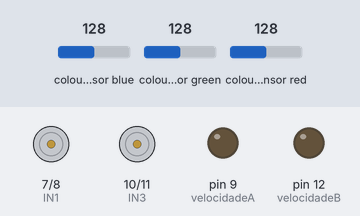
This sketch was run on a simulated Arduino Uno, built with avr-gcc and run on an emulated ATmega328P. On the bench: motor-driver pin pairs drawn as motors (green arrow = first pin HIGH = forward, orange = second pin HIGH = backward, longer = more drive), output pins drawn as LEDs (lit = HIGH). Wiring (inferred from the names in the program): TCS3200 colour sensor: output pin 6; S2 pin 4; S3 pin 5; S0 pin 2; S1 pin 3. The test bench sets the inputs (shaded band); at power-on: colour sensor blue 128, colour sensor green 128, colour sensor red 128. Pins used as bus, display or sensor lines are not drawn.

Above: at 0.15 s.
At 1.7 s:
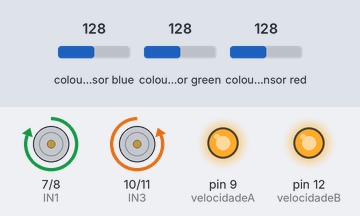
Timing chart, 0 to 3.2 s (numbered marks = the images above):
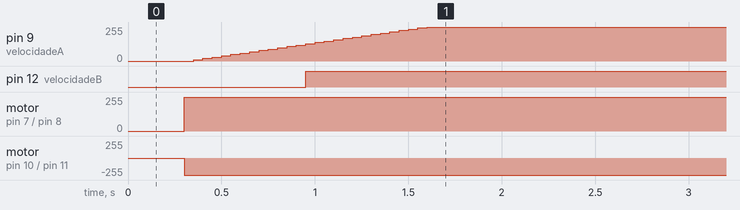

Measured:
- by itself, pin 9 (velocidadeA): moves from 0/255 to 255/255 over 1.3 s
- by itself, pin 12 (velocidadeB): LOW → HIGH at 0.95 s
- by itself, motor on pin 7 (IN1) / pin 8 (IN2): stopped → forward 255/255 at 0.30 s
- by itself, motor on pin 10 (IN3) / pin 11 (IN4): stopped → backward 255/255 at 0.30 s

The sketch:

carroCor.ino
```cpp
#define S0 2
#define S1 3
#define S2 4
#define S3 5
#define sensorOut 6

int frequency = 0;

//motor_A
int IN1 = 7;
int IN2 = 8;
int velocidadeA = 9;

//motor_B
int IN3 = 10;
int IN4 = 11;
int velocidadeB = 12;

//variavel auxiliar
int velocidade = 0;

//Inicializa Pinos
void setup(){

  pinMode(S0, OUTPUT);
  pinMode(S1, OUTPUT);
  pinMode(S2, OUTPUT);
  pinMode(S3, OUTPUT);
  pinMode(sensorOut, INPUT);

  //Setting frequency-scaling to 20%
  digitalWrite(S0,HIGH);
  digitalWrite(S1,LOW);

  pinMode(IN1,OUTPUT);
  pinMode(IN2,OUTPUT);
  pinMode(IN3,OUTPUT);
  pinMode(IN4,OUTPUT);
  pinMode(velocidadeA,OUTPUT);
  pinMode(velocidadeB,OUTPUT);

}

void loop(){

  digitalWrite(S2,LOW);
  digitalWrite(S3,LOW);
  // Reading the output frequency
  frequency = pulseIn(sensorOut, LOW);
  // Printing the value on the serial monitor
  Serial.print("R= ");//printing name
  Serial.print(frequency);//printing RED color frequency
  Serial.print("  ");
  delay(100);

  // Setting Green filtered photodiodes to be read
  digitalWrite(S2,HIGH);
  digitalWrite(S3,HIGH);
  // Reading the output frequency
  frequency = pulseIn(sensorOut, LOW);
  // Printing the value on the serial monitor
  Serial.print("G= ");//printing name
  Serial.print(frequency);//printing RED color frequency
  Serial.print("  ");
  delay(100);

  // Setting Blue filtered photodiodes to be read
  digitalWrite(S2,LOW);
  digitalWrite(S3,HIGH);
  // Reading the output frequency
  frequency = pulseIn(sensorOut, LOW);
  // Printing the value on the serial monitor
  Serial.print("B= ");//printing name
  Serial.print(frequency);//printing RED color frequency
  Serial.println("  ");
  delay(100);

   if(frequency <= 21){
      Serial.println("Branco");
    }else if(frequency <= 36){
       Serial.println("Blue");
      }else if(frequency <= 45){
         Serial.println("Red");
      }else if(frequency <= 60){
         Serial.println("Green");
      }else{
         Serial.println("Black");
      }

  /*Exemplo de velocidades no motor A*/

  //Sentido 2
  digitalWrite(IN1,HIGH);
  digitalWrite(IN2,LOW);

  //Sentido 2
  digitalWrite(IN3,LOW);
  digitalWrite(IN4,HIGH);

  //velocidade de 0 a 255
  while (velocidadeA < 255){
  analogWrite(velocidadeA,velocidade);
  analogWrite(velocidadeB,velocidade);

  velocidade = velocidade + 10;
  delay(50);
}

  //velocidade de 255 a 0
  while (velocidadeA > 0){
  analogWrite(velocidadeA,velocidade);
  analogWrite(velocidadeB,velocidade);

  velocidade = velocidade - 10;
  delay(50);
}
}
```
